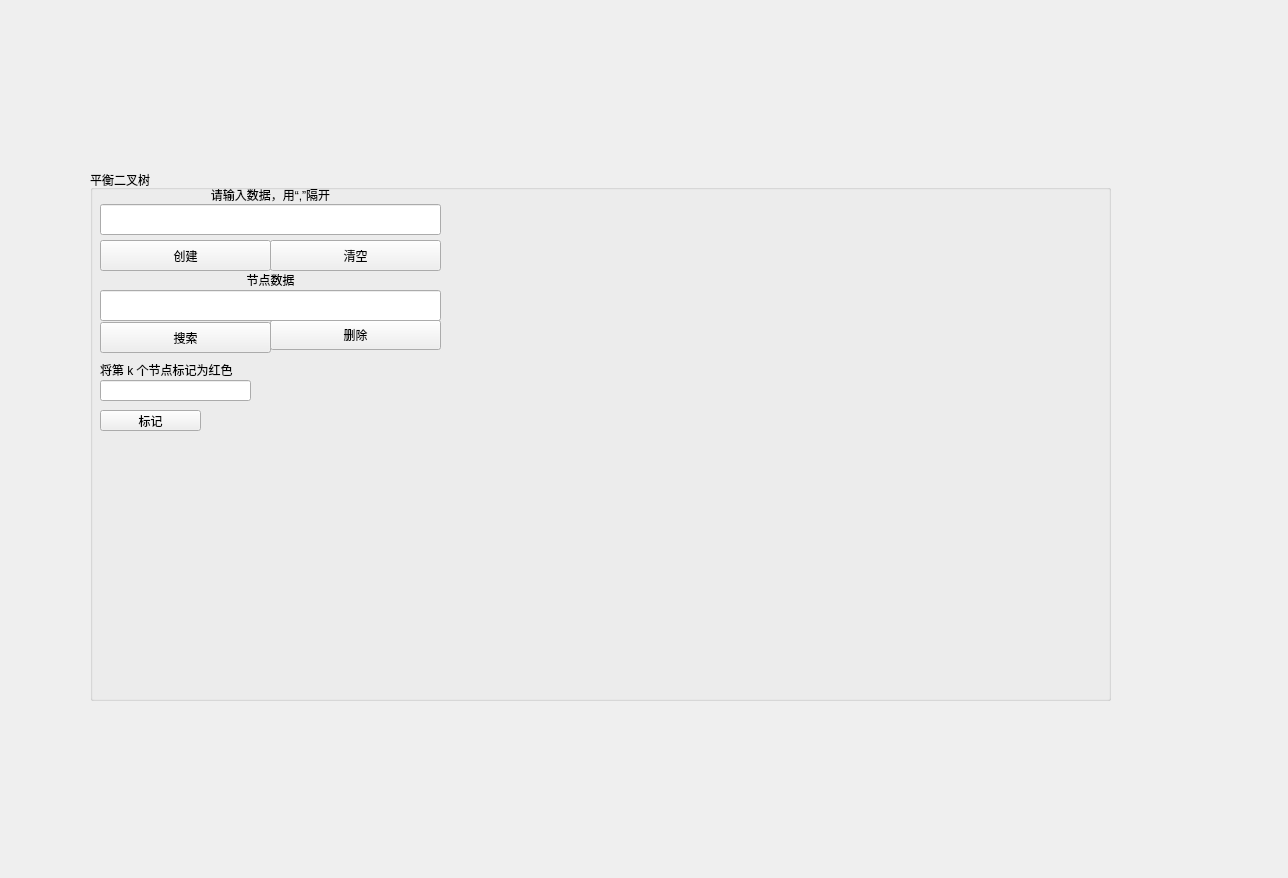
<?xml version="1.0" encoding="UTF-8"?>
<ui version="4.0">
 <class>BinaryTreeUI</class>
 <widget class="QWidget" name="BinaryTreeUI">
  <property name="geometry">
   <rect>
    <x>0</x>
    <y>0</y>
    <width>1288</width>
    <height>878</height>
   </rect>
  </property>
  <property name="windowTitle">
   <string>Form</string>
  </property>
  <widget class="QGroupBox" name="groupBox">
   <property name="geometry">
    <rect>
     <x>90</x>
     <y>170</y>
     <width>1021</width>
     <height>531</height>
    </rect>
   </property>
   <property name="title">
    <string>平衡二叉树</string>
   </property>
   <widget class="QPushButton" name="Button_InsertBiTreeNode">
    <property name="geometry">
     <rect>
      <x>10</x>
      <y>70</y>
      <width>171</width>
      <height>31</height>
     </rect>
    </property>
    <property name="text">
     <string>创建</string>
    </property>
   </widget>
   <widget class="QPushButton" name="Button_SearchBiTreeNode">
    <property name="geometry">
     <rect>
      <x>10</x>
      <y>152</y>
      <width>171</width>
      <height>31</height>
     </rect>
    </property>
    <property name="text">
     <string>搜索</string>
    </property>
   </widget>
   <widget class="QPushButton" name="Button_CleanBiTreeNode">
    <property name="geometry">
     <rect>
      <x>180</x>
      <y>70</y>
      <width>171</width>
      <height>31</height>
     </rect>
    </property>
    <property name="text">
     <string>清空</string>
    </property>
   </widget>
   <widget class="QPushButton" name="Button_DeleteBiTreeNode">
    <property name="geometry">
     <rect>
      <x>180</x>
      <y>150</y>
      <width>171</width>
      <height>30</height>
     </rect>
    </property>
    <property name="text">
     <string>删除</string>
    </property>
   </widget>
   <widget class="QLineEdit" name="BinaryTreeDataEdit_2">
    <property name="geometry">
     <rect>
      <x>10</x>
      <y>120</y>
      <width>341</width>
      <height>31</height>
     </rect>
    </property>
   </widget>
   <widget class="QLineEdit" name="BinaryTreeDataEdit">
    <property name="geometry">
     <rect>
      <x>10</x>
      <y>34</y>
      <width>341</width>
      <height>31</height>
     </rect>
    </property>
   </widget>
   <widget class="QLabel" name="label">
    <property name="geometry">
     <rect>
      <x>10</x>
      <y>12</y>
      <width>341</width>
      <height>25</height>
     </rect>
    </property>
    <property name="text">
     <string>请输入数据，用“,”隔开</string>
    </property>
    <property name="alignment">
     <set>Qt::AlignCenter</set>
    </property>
   </widget>
   <widget class="QLabel" name="label_2">
    <property name="geometry">
     <rect>
      <x>10</x>
      <y>100</y>
      <width>341</width>
      <height>20</height>
     </rect>
    </property>
    <property name="text">
     <string>节点数据</string>
    </property>
    <property name="alignment">
     <set>Qt::AlignCenter</set>
    </property>
   </widget>
   <widget class="QLabel" name="label_3">
    <property name="geometry">
     <rect>
      <x>10</x>
      <y>190</y>
      <width>321</width>
      <height>20</height>
     </rect>
    </property>
    <property name="text">
     <string>将第 k 个节点标记为红色</string>
    </property>
   </widget>
   <widget class="QPushButton" name="Button_FindBiTreeNode">
    <property name="geometry">
     <rect>
      <x>10</x>
      <y>240</y>
      <width>101</width>
      <height>21</height>
     </rect>
    </property>
    <property name="text">
     <string>标记</string>
    </property>
   </widget>
   <widget class="QLineEdit" name="Button_TreeDataedit_3">
    <property name="geometry">
     <rect>
      <x>10</x>
      <y>210</y>
      <width>151</width>
      <height>21</height>
     </rect>
    </property>
   </widget>
  </widget>
 </widget>
 <resources/>
 <connections>
  <connection>
   <sender>Button_CleanBiTreeNode</sender>
   <signal>clicked()</signal>
   <receiver>BinaryTreeUI</receiver>
   <slot>on_binarytree_delete_btn_clicked()</slot>
   <hints>
    <hint type="sourcelabel">
     <x>270</x>
     <y>260</y>
    </hint>
    <hint type="destinationlabel">
     <x>357</x>
     <y>121</y>
    </hint>
   </hints>
  </connection>
  <connection>
   <sender>Button_DeleteBiTreeNode</sender>
   <signal>clicked()</signal>
   <receiver>BinaryTreeUI</receiver>
   <slot>on_binarytree_node_delete_btn_clicked()</slot>
   <hints>
    <hint type="sourcelabel">
     <x>362</x>
     <y>339</y>
    </hint>
    <hint type="destinationlabel">
     <x>322</x>
     <y>202</y>
    </hint>
   </hints>
  </connection>
  <connection>
   <sender>Button_InsertBiTreeNode</sender>
   <signal>clicked()</signal>
   <receiver>BinaryTreeUI</receiver>
   <slot>on_binarytree_create_btn_clicked()</slot>
   <hints>
    <hint type="sourcelabel">
     <x>270</x>
     <y>260</y>
    </hint>
    <hint type="destinationlabel">
     <x>442</x>
     <y>178</y>
    </hint>
   </hints>
  </connection>
  <connection>
   <sender>Button_SearchBiTreeNode</sender>
   <signal>clicked()</signal>
   <receiver>BinaryTreeUI</receiver>
   <slot>on_binarytree_node_search_btn_clicked()</slot>
   <hints>
    <hint type="sourcelabel">
     <x>248</x>
     <y>336</y>
    </hint>
    <hint type="destinationlabel">
     <x>455</x>
     <y>201</y>
    </hint>
   </hints>
  </connection>
  <connection>
   <sender>Button_FindBiTreeNode</sender>
   <signal>clicked()</signal>
   <receiver>BinaryTreeUI</receiver>
   <slot>on_binarytree_node_find_btn_clicked()</slot>
   <hints>
    <hint type="sourcelabel">
     <x>203</x>
     <y>483</y>
    </hint>
    <hint type="destinationlabel">
     <x>64</x>
     <y>523</y>
    </hint>
   </hints>
  </connection>
 </connections>
 <slots>
  <slot>on_binarytree_create_btn_clicked()</slot>
  <slot>on_binarytree_delete_btn_clicked()</slot>
  <slot>on_binarytree_node_delete_btn_clicked()</slot>
  <slot>on_binarytree_SimulationTree_creat_btn_clicked()</slot>
  <slot>on_bigroottree_create_btn_clicked()</slot>
  <slot>on_bigroottree_insert_btn_clicked()</slot>
  <slot>on_bigroottree_remove_btn_clicked()</slot>
  <slot>on_Btree_create_btn_clicked()</slot>
  <slot>on_Btree_insert_btn_clicked()</slot>
  <slot>on_Btree_remove_btn_clicked()</slot>
  <slot>on_Btree_destroy_btn_clicked()</slot>
  <slot>on_binarytree_node_search_btn_clicked()</slot>
  <slot>on_Btree_search_btn_clicked()</slot>
  <slot>on_binarytree_node_find_btn_clicked()</slot>
 </slots>
</ui>
